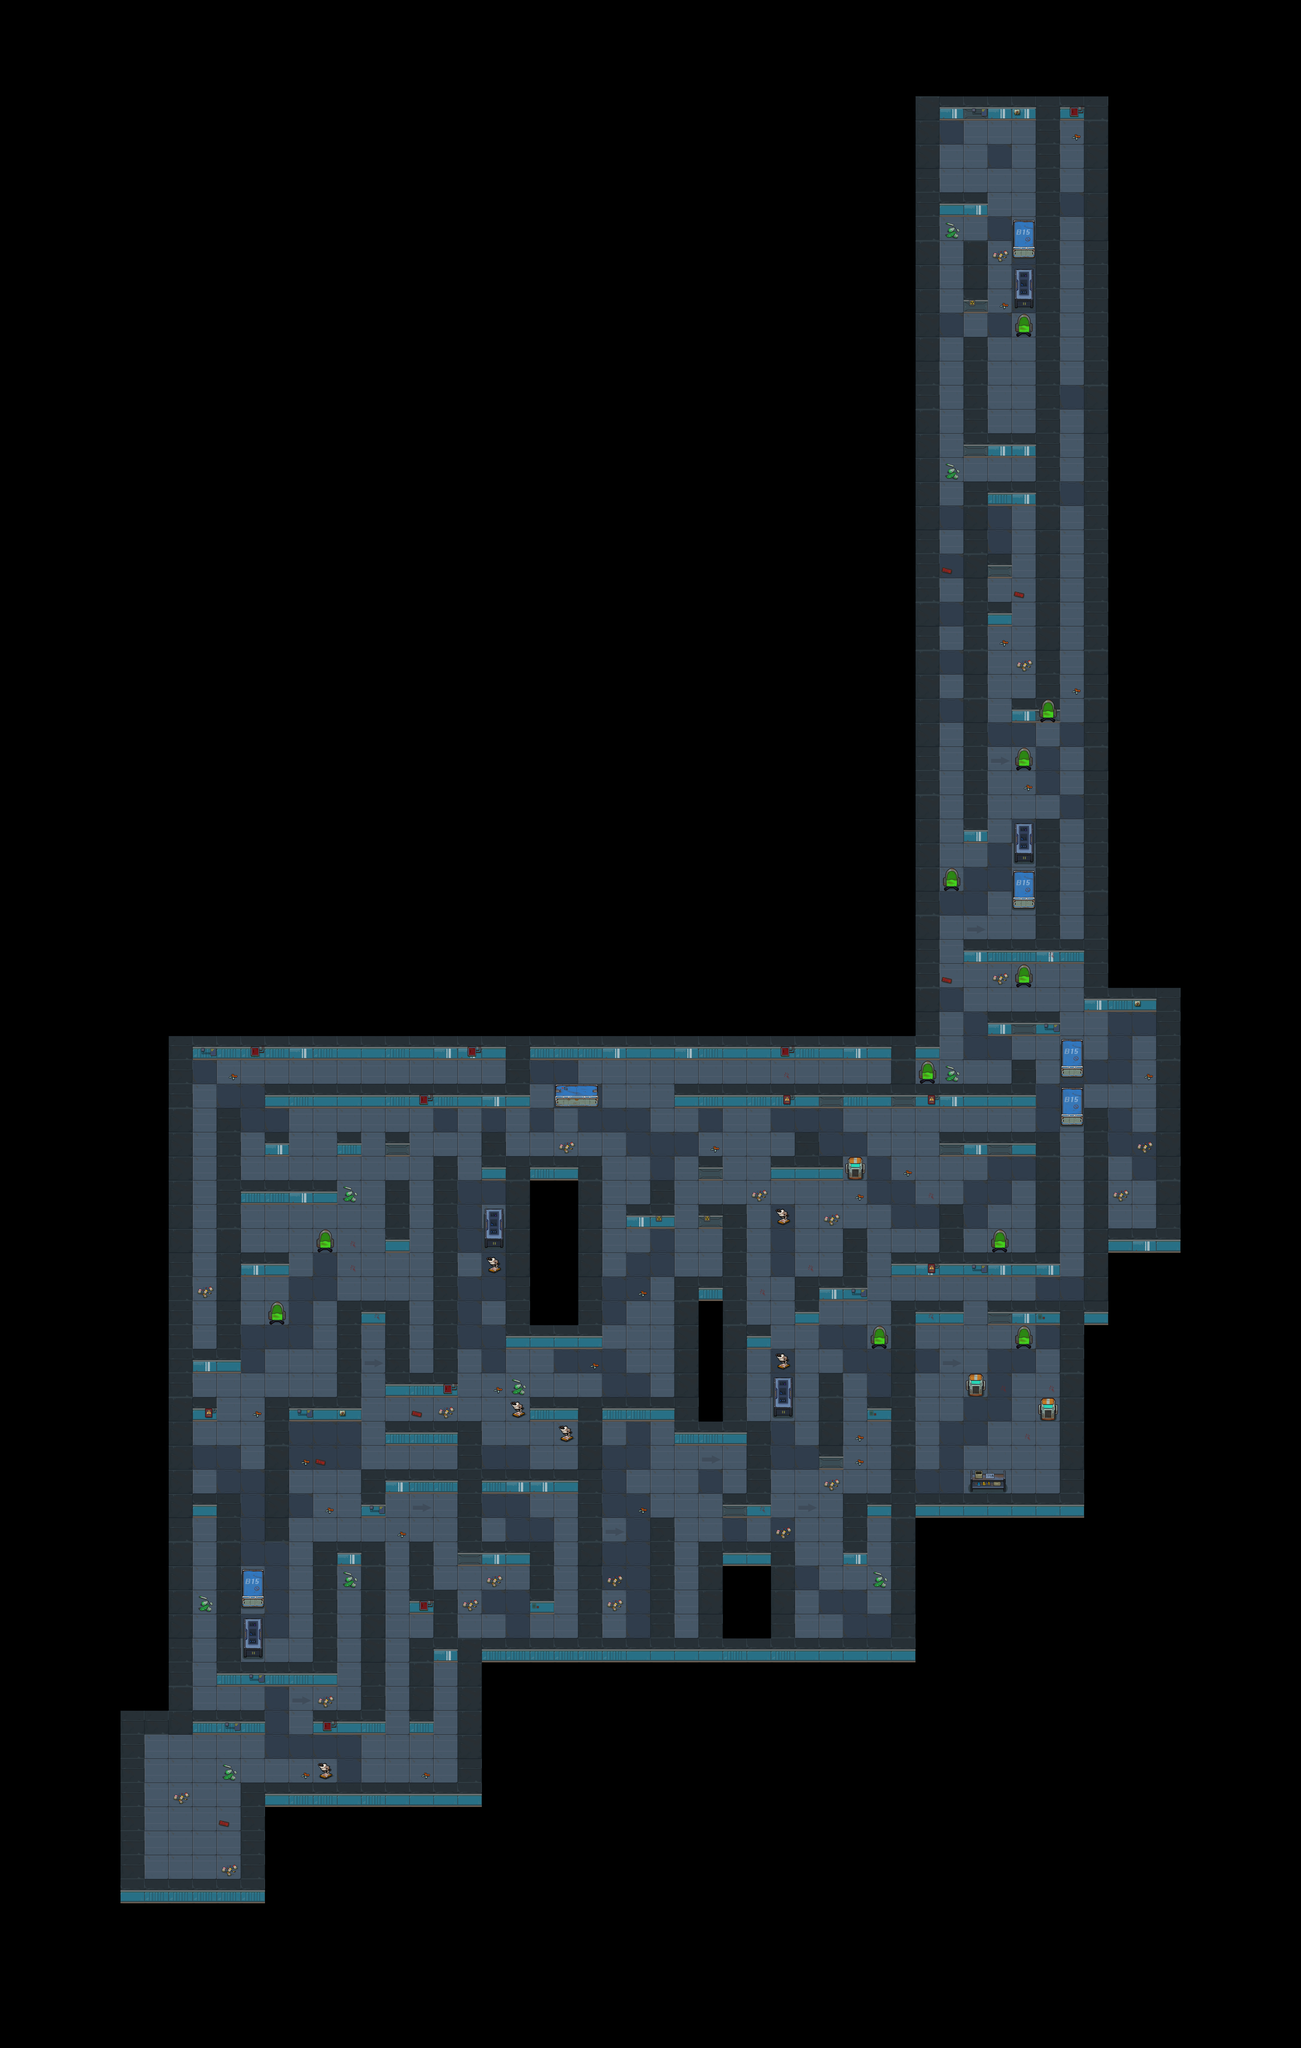

This game map was drawn from its Tiled (.tmx) file and the tilesets committed beside it. A one-line description and the trimmed map source follow:
An orthogonal 54x85 tile map with 90x90 px tiles, 2 tile layers (background, obstruction) and 162 objects.

<map version="1.0" orientation="orthogonal" renderorder="right-down" width="54" height="85" tilewidth="90" tileheight="90" nextobjectid="178">
 <tileset firstgid="1" name="yanjiusuo_dt_01" tilewidth="90" tileheight="90">
  <image source="yanjiusuo_dt_01.png" width="720" height="900" />
 </tileset>
 <layer name="background" width="54" height="85">
  <data>[4590 cells, 4590 non-empty, 9 distinct tile ids]</data>
 </layer>
 <layer name="obstruction" width="54" height="85">
  <data>[4590 cells, 152 non-empty, 23 distinct tile ids]</data>
 </layer>
 <objectgroup name="monster">
  <object id="1" x="900" y="4050" width="90" height="90" />
  <object id="2" x="900" y="4230" width="90" height="90" />
  <object id="3" x="720" y="4500" width="90" height="90" />
  <object id="4" x="720" y="4680" width="90" height="90" />
  <object id="5" x="1170" y="4950" width="90" height="90" />
  <object id="6" x="1080" y="5040" width="90" height="90" />
  <object id="7" x="1080" y="5130" width="90" height="90" />
  <object id="8" x="1350" y="5130" width="90" height="90" />
  <object id="9" x="900" y="5310" width="90" height="90" />
  <object id="10" x="720" y="5400" width="90" height="90" />
  <object id="11" x="900" y="5490" width="90" height="90" />
  <object id="12" x="720" y="5940" width="90" height="90" />
  <object id="13" x="720" y="6120" width="90" height="90" />
  <object id="14" x="990" y="6300" width="90" height="90" />
  <object id="15" x="1080" y="6300" width="90" height="90" />
  <object id="16" x="720" y="6480" width="90" height="90">
   <properties>
    <property name="isBoss" value="1" />
   </properties>
  </object>
  <object id="18" x="900" y="6480" width="90" height="90" />
  <object id="19" x="900" y="6570" width="90" height="90" />
  <object id="20" x="1080" y="6480" width="90" height="90" />
  <object id="21" x="1260" y="6120" width="90" height="90" />
  <object id="22" x="990" y="5760" width="90" height="90" />
  <object id="23" x="1080" y="5760" width="90" height="90" />
  <object id="24" x="1260" y="5670" width="90" height="90" />
  <object id="25" x="1080" y="5400" width="90" height="90" />
  <object id="26" x="1170" y="5400" width="90" height="90" />
  <object id="27" x="1260" y="5490" width="90" height="90" />
  <object id="28" x="1350" y="5400" width="90" height="90" />
  <object id="29" x="1530" y="5220" width="90" height="90" />
  <object id="30" x="1620" y="5400" width="90" height="90" />
  <object id="31" x="1530" y="5670" width="90" height="90" />
  <object id="32" x="1620" y="5850" width="90" height="90" />
  <object id="33" x="1710" y="5940" width="90" height="90" />
  <object id="34" x="1800" y="5940" width="90" height="90" />
  <object id="35" x="1890" y="5940" width="90" height="90" />
  <object id="36" x="1440" y="6030" width="90" height="90" />
  <object id="37" x="1440" y="6390" width="90" height="90" />
  <object id="38" x="1530" y="6480" width="90" height="90" />
  <object id="39" x="1530" y="6570" width="90" height="90" />
  <object id="40" x="1890" y="5580" width="90" height="90" />
  <object id="41" x="1890" y="5670" width="90" height="90" />
  <object id="42" x="1800" y="5220" width="90" height="90" />
  <object id="43" x="1800" y="5310" width="90" height="90" />
  <object id="44" x="1890" y="5310" width="90" height="90" />
  <object id="45" x="2340" y="5310" width="90" height="90" />
  <object id="46" x="2340" y="5400" width="90" height="90" />
  <object id="47" x="2250" y="5400" width="90" height="90" />
  <object id="48" x="2250" y="5670" width="90" height="90" />
  <object id="49" x="2340" y="5850" width="90" height="90" />
  <object id="50" x="2250" y="5940" width="90" height="90" />
  <object id="51" x="2520" y="5760" width="90" height="90" />
  <object id="52" x="2610" y="5400" width="90" height="90" />
  <object id="53" x="2880" y="5400" width="90" height="90" />
  <object id="54" x="2970" y="5400" width="90" height="90" />
  <object id="55" x="3060" y="5490" width="90" height="90" />
  <object id="56" x="3150" y="5490" width="90" height="90" />
  <object id="57" x="3240" y="5400" width="90" height="90" />
  <object id="58" x="2970" y="5760" width="90" height="90" />
  <object id="59" x="3150" y="5850" width="90" height="90" />
  <object id="60" x="3240" y="5760" width="90" height="90" />
  <object id="61" x="3150" y="6030" width="90" height="90" />
  <object id="62" x="1260" y="4140" width="90" height="90" />
  <object id="63" x="1170" y="3960" width="90" height="90" />
  <object id="64" x="1350" y="3960" width="90" height="90" />
  <object id="65" x="1530" y="3960" width="90" height="90" />
  <object id="66" x="1890" y="4140" width="90" height="90" />
  <object id="67" x="1710" y="4140" width="90" height="90" />
  <object id="68" x="1620" y="4140" width="90" height="90" />
  <object id="69" x="1260" y="4320" width="90" height="90" />
  <object id="70" x="990" y="4500" width="90" height="90" />
  <object id="71" x="1080" y="4590" width="90" height="90" />
  <object id="72" x="1530" y="4860" width="90" height="90" />
  <object id="73" x="1710" y="4860" width="90" height="90" />
  <object id="74" x="2160" y="4230" width="90" height="90" />
  <object id="75" x="2250" y="4140" width="90" height="90" />
  <object id="76" x="2340" y="4140" width="90" height="90" />
  <object id="77" x="2430" y="4050" width="90" height="90" />
  <object id="78" x="2250" y="4320" width="90" height="90" />
  <object id="80" x="2340" y="4320" width="90" height="90" />
  <object id="82" x="2340" y="4590" width="90" height="90" />
  <object id="83" x="2430" y="4680" width="90" height="90" />
  <object id="84" x="2070" y="5040" width="90" height="90" />
  <object id="85" x="2250" y="5040" width="90" height="90" />
  <object id="88" x="2340" y="5130" width="90" height="90" />
  <object id="89" x="2700" y="3960" width="90" height="90" />
  <object id="90" x="2790" y="4140" width="90" height="90" />
  <object id="91" x="2970" y="4140" width="90" height="90" />
  <object id="92" x="3150" y="4140" width="90" height="90" />
  <object id="93" x="3240" y="4230" width="90" height="90" />
  <object id="94" x="3240" y="4410" width="90" height="90" />
  <object id="95" x="3060" y="3960" width="90" height="90" />
  <object id="96" x="3420" y="4140" width="90" height="90" />
  <object id="97" x="3420" y="4320" width="90" height="90" />
  <object id="98" x="2970" y="4500" width="90" height="90" />
  <object id="99" x="3060" y="4590" width="90" height="90" />
  <object id="100" x="2970" y="4680" width="90" height="90" />
  <object id="101" x="2790" y="4590" width="90" height="90" />
  <object id="102" x="2790" y="4860" width="90" height="90" />
  <object id="103" x="2880" y="4950" width="90" height="90" />
  <object id="104" x="2970" y="5040" width="90" height="90" />
  <object id="105" x="3060" y="4950" width="90" height="90" />
  <object id="106" x="3150" y="4950" width="90" height="90" />
  <object id="107" x="3060" y="4860" width="90" height="90" />
  <object id="108" x="2790" y="5130" width="90" height="90" />
  <object id="109" x="3420" y="5310" width="90" height="90" />
  <object id="110" x="3510" y="5220" width="90" height="90" />
  <object id="111" x="3420" y="5040" width="90" height="90" />
  <object id="112" x="3690" y="5040" width="90" height="90" />
  <object id="113" x="3870" y="4950" width="90" height="90" />
  <object id="114" x="3690" y="5310" width="90" height="90" />
  <object id="115" x="3600" y="5400" width="90" height="90" />
  <object id="116" x="3510" y="5490" width="90" height="90" />
  <object id="117" x="3780" y="5400" width="90" height="90" />
  <object id="118" x="3780" y="5490" width="90" height="90" />
  <object id="119" x="3870" y="5310" width="90" height="90" />
  <object id="121" x="3330" y="4590" width="90" height="90" />
  </objectgroup>
</map>
<!-- 47 of 162 objects omitted -->